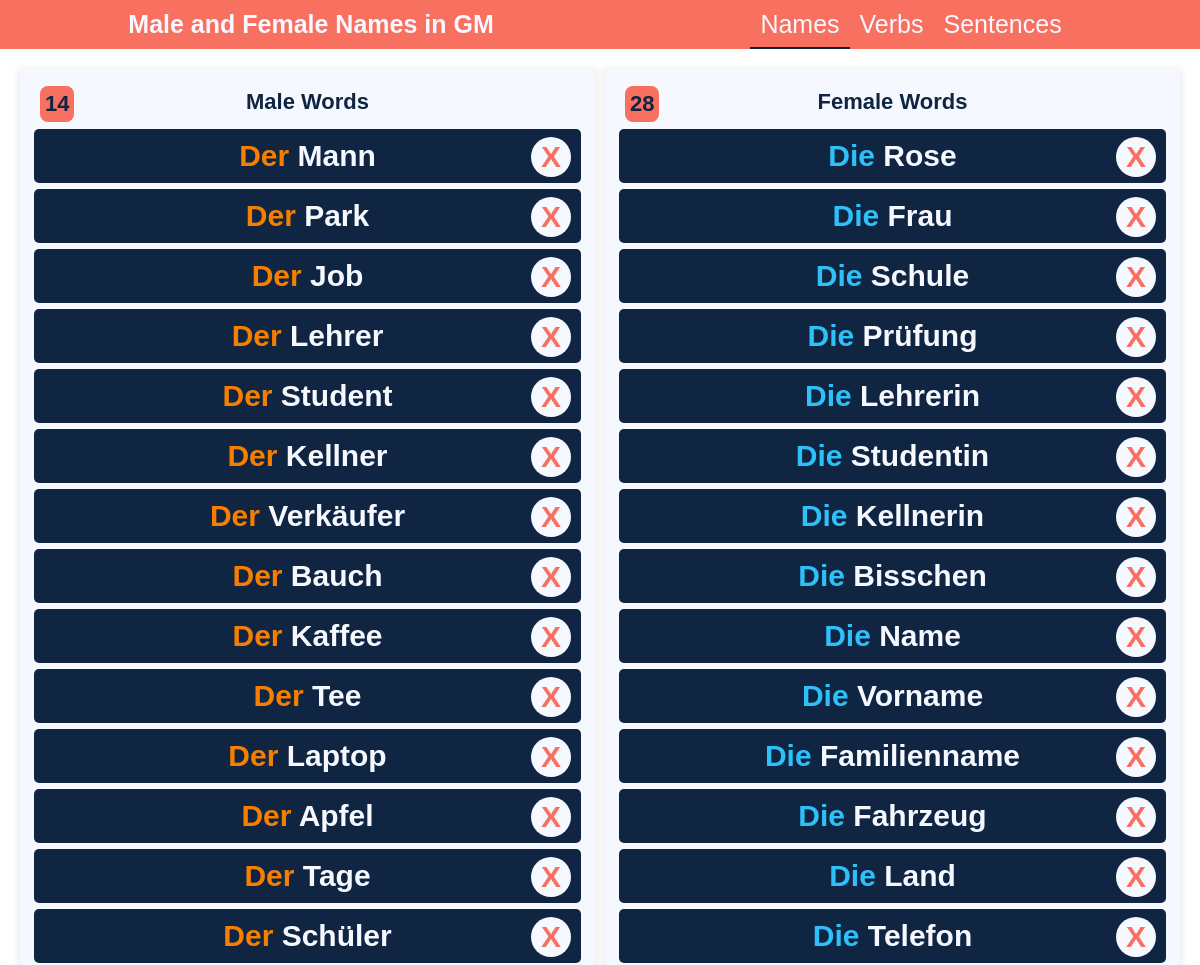
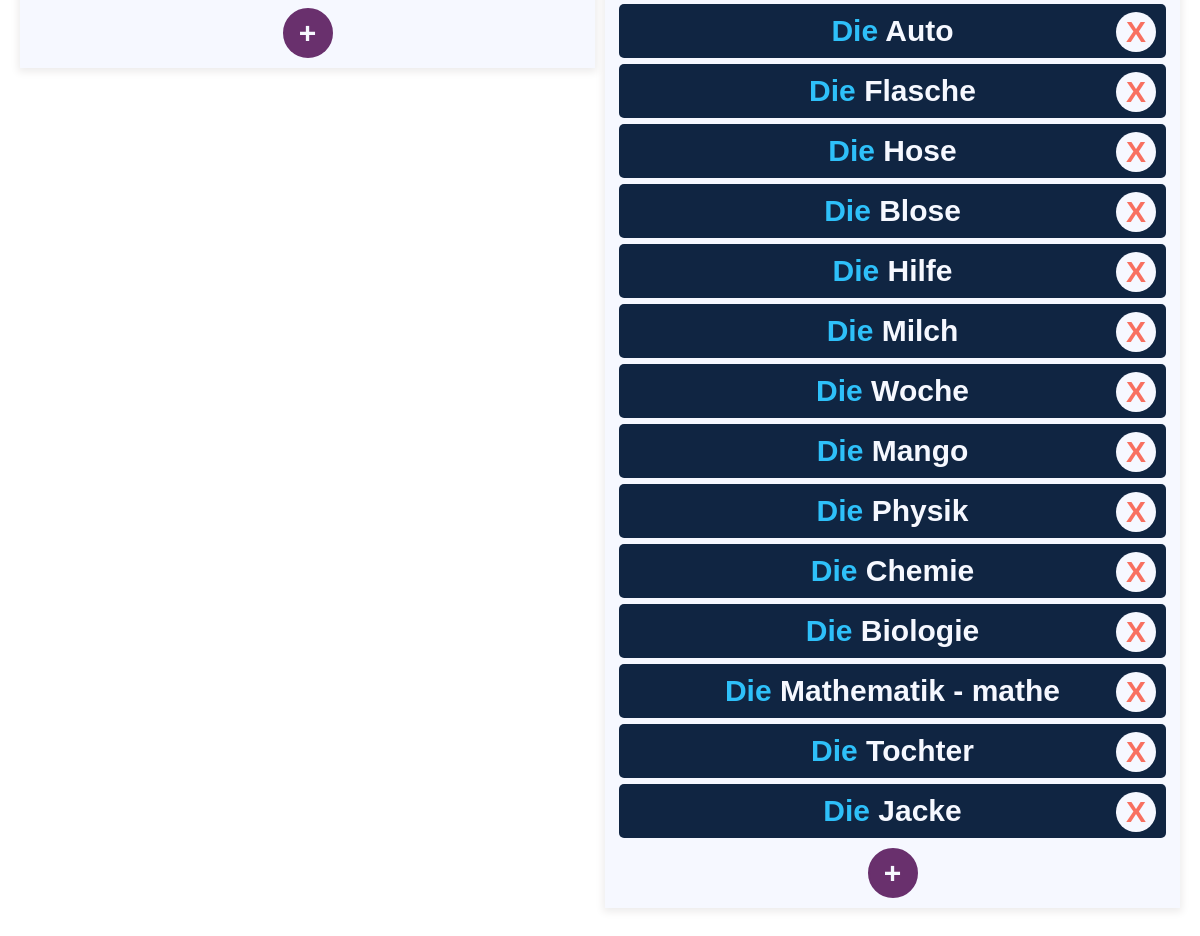
The page / on the database its author committed (2 pictures, top to bottom).
### tables this page shows
CREATE TABLE mf (id INTEGER PRIMARY KEY, word TEXT NOT NULL, type INT NOT NULL);

### app.py (the view)
@app.route("/")
def index():
  connection = connect()
  cursor = connection.cursor()
  cursor.execute("DELETE FROM mf WHERE id NOT IN ( SELECT id FROM mf GROUP BY word)")
  rows = cursor.execute("SELECT * FROM mf;").fetchall()
  m_len, f_len = 0, 0
  for row in rows:
    m_len += not row[2]
    f_len += row[2]
  connection.commit()
  close(connection)
  return render_template("index.html", rows=rows, m_len=m_len, f_len=f_len)

### app.py (called while the page is built)
def connect():
  database = sqlite3.connect(f"data.db")
  return database

def close(connection):
  connection.close()

### templates/index.html
{% extends "layout.html" %}
{% block body %}
  <div class="names">
    <div class="m-words">
      <h2 class="title">Male Words <span class="m-cnt">{{ m_len }}</span></h2>
      <div class="content">
        {% for row in rows %}
          {% if not row[2] %}
            <p class="M" data-id="{{ row[0] }}"><span class="der">Der </span>{{ row[1].capitalize() }} <span class="remove-row" onclick="handleRemove(this.parentElement)">X</span></p>
          {% endif %}
        {% endfor %}
      </div>
      <button class="add-m btn" onclick="addMWord(0)">+</button>
    </div>
    <div class="f-words">
      <h2 class="title">Female Words <span class="m-cnt">{{ f_len }}</span></h2>
      <div class="content">
        {% for row in rows %}
          {% if row[2] %}
            <p class="F" data-id="{{ row[0] }}"><span class="die">Die </span> {{ row[1].capitalize() }} <span class="remove-row" onclick="handleRemove(this.parentElement)">X</span></p>
          {% endif %}
        {% endfor %}
      </div>
      <button class="add-f btn" onclick="addMWord(1)">+</button>
    </div>
  </div>
{% endblock %}

### templates/layout.html (shortened to what this page needs)
<!DOCTYPE html>
<html lang="en">
<head>
  <link rel="stylesheet" href="../static/style.css">
</head>
<body>
  <div class="header">
    {% block header %}
      <h1>Male and Female Names in GM</h1>
    {% endblock %}
    <ul>
      {% block links %}
        <li class="lnk active"><a href="/">Names</a></li>
        <li class="lnk"><a href="/verbs">Verbs</a></li>
        <li class="lnk"><a href="/sentences">Sentences</a></li>
      {% endblock %}
    </ul>
  </div>
  <div class="landing">
    {% block body %}
    {% endblock %}
  </div>
  <div class="half-page"></div>
</body>
</html>

### static/style.css (style rules this page uses)
* { --webkit-box-sizing: border-box; --moz-box-sizing: border-box; box-sizing: border-box; margin: 0; padding: 0; }
:root { --main-wcolor: #F6F8FF; --main-dcolor: #102542; --main-bcolor: #F87060; --main-hcolor: #F77F00; --main-ecolor: #2EC0F9; --main-mcolor: #69306D; }
.header { text-align: center; background-color: var(--main-bcolor); display: flex; justify-content: space-around; align-items: center; }
.header h1 { font-size: 25px; color: var(--main-wcolor); font-family: "Arial", sans-serif; }
.header ul { list-style: none; display: flex; justify-content: center; align-items: center; }
.header ul li { color: var(--main-wcolor); cursor: pointer; user-select: none; position: relative; }
.header ul li a { color: var(--main-wcolor); font-family: "Arial", sans-serif; font-weight: normal; font-size: 25px; text-decoration: none; display: inline-block; padding: 10px; }
.header ul li::after { content: ""; position: absolute; bottom: 0; left: 50%; height: 2.5px; width: 0; background-color: var(--main-wcolor); transition: width 0.4s ease, left 0.4s ease, background-color 0.4s ease; }
.header ul li.active::after { width: 100%; left: 0; background-color: var(--main-dcolor); }
.landing { padding: 20px; }
.landing .names { display: flex; justify-content: space-evenly; align-items: baseline; gap: 10px; }
.landing .names > div { background-color: var(--main-wcolor); width: 50%; text-align: center; box-shadow: 0px 2px 8px 2px rgb(237, 236, 236); user-select: none; padding: 10px; }
.landing .names > div .title { font-size: 22px; color: var(--main-dcolor); font-family: "Arial", sans-serif; padding: 10px; position: relative; }
.landing .names > div .title > span { position: absolute; background-color: var(--main-bcolor); padding: 5px; left: 10px; top: 15%; border-radius: 8px; }
.landing .names > div .content { padding: 4px; }
.landing .names > div .content > p { background-color: var(--main-dcolor); color: var(--main-wcolor); font-family: "Arial", sans-serif; padding: 10px; margin-bottom: 6px; border-radius: 5px; font-size: 30px; font-weight: bold; position: relative; }
.btn { width: 50px; height: 50px; border-radius: 50%; cursor: pointer; background-color: var(--main-mcolor); border: 2px solid var(--main-mcolor); font-size: 30px; color: var(--main-wcolor); font-weight: bold; transition: 0.4s background-color, 0.4s border-color; }
.der { color: var(--main-hcolor); }
.die { color: var(--main-ecolor); }
.half-page { width: 100%; height: 50vh; }
.remove-row { background-color: var(--main-wcolor); width: 40px; height: 40px; color: var(--main-bcolor); display: inline-block; line-height: 40px; border-radius: 50%; position: absolute; right: 10px; cursor: pointer; top: 15%; user-select: none; transition: 0.4s background-color, color 0.4s; }

### rows shown on the page
mf: word "Mann"
mf: word "Park"
mf: word "Job"
mf: word "Lehrer"
mf: word "Student"
mf: word "Kellner"
mf: word "Verkäufer"
mf: word "Bauch"
mf: word "Kaffee"
mf: word "Tee"
mf: word "Laptop"
mf: word "Apfel"
mf: word "Tage"
mf: word "Schüler"
mf: word "Rose"
mf: word "Frau"
mf: word "Schule"
mf: word "Prüfung"
mf: word "Lehrerin"
mf: word "Studentin"
mf: word "Kellnerin"
mf: word "Bisschen"
mf: word "Name"
mf: word "Vorname"
mf: word "Familienname"
mf: word "Fahrzeug"
mf: word "Land"
mf: word "Telefon"
mf: word "Auto"
mf: word "Flasche"
mf: word "Hose"
mf: word "Blose"
mf: word "Hilfe"
mf: word "Milch"
mf: word "Woche"
mf: word "Mango"
mf: word "Physik"
mf: word "Chemie"
mf: word "Biologie"
mf: word "Mathematik - mathe"
mf: word "Tochter"
mf: word "Jacke"

### other values the page prints
{{ m_len }} "14"
{{ f_len }} "28"
